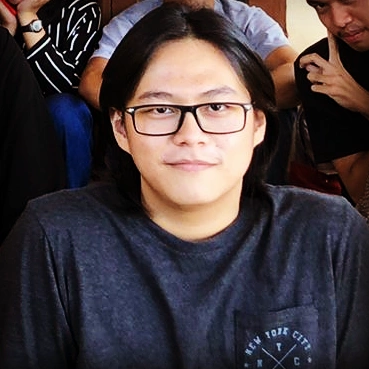
#> input picture jo.jpg, 369 x 369 px
$ python Histogram.py
#> lines starting #> are read from the running program, lines starting #| are printed output that depends on the picture
import numpy as np
import cv2 as cv
import matplotlib

import matplotlib.pyplot as plt
citra = cv.imread('jo.jpg')
#> citra is the input picture: shape (369, 369, 3); mean B, G, R 64, 61, 71.4
histo = cv.calcHist([citra], [0], None, [256], [0, 256])
#> histo = 256 values, max 4107 at index 3, min 4 at index 254, mean 531.9
plt.plot(histo)
plt.show()
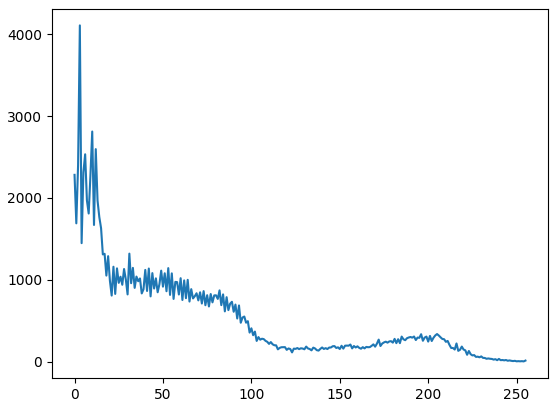
#> figure drawn by matplotlib, 1 panel; curve peaks at x = 3, y = 4107

cv.waitKey(0)
cv.destroyAllWindows()
